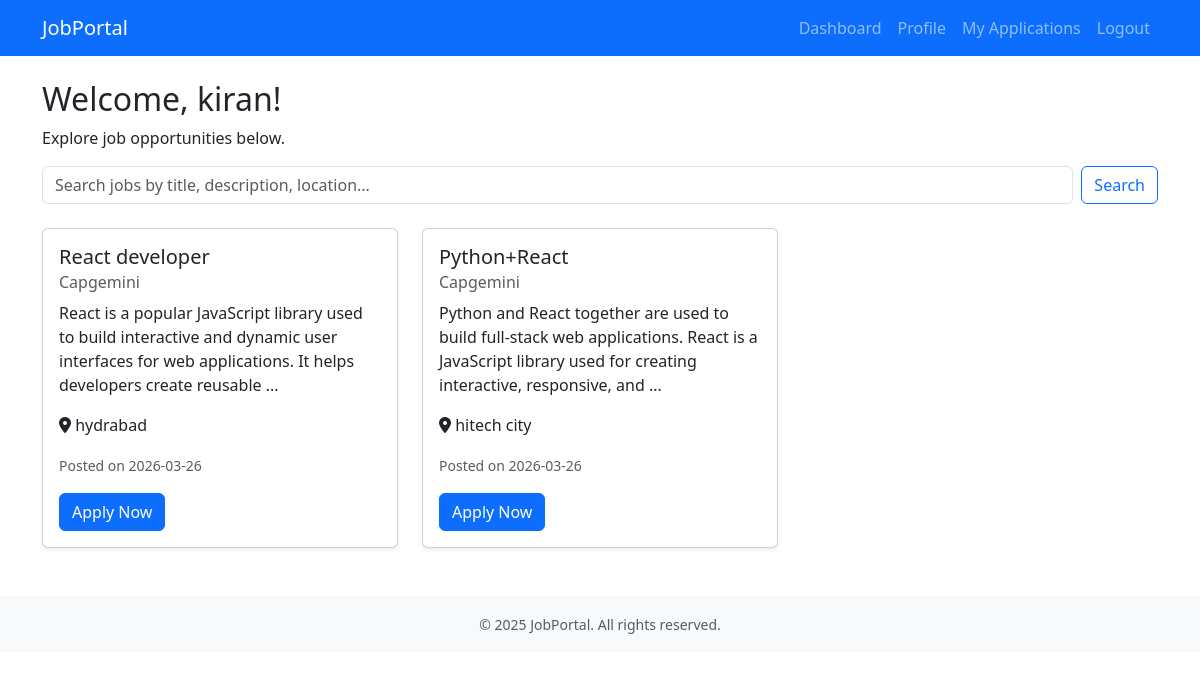
The app's page /candidate/dashboard (signed in) with its own data.
### app.py (models this page shows)
class Candidate(db.Model):
    id = db.Column(db.Integer, primary_key=True)
    user_id = db.Column(db.Integer, db.ForeignKey('user.id'), unique=True)
    full_name = db.Column(db.String(100), nullable=False)
    phone = db.Column(db.String(20))
    skills = db.Column(db.Text)
    resume_filename = db.Column(db.String(200))
    created_at = db.Column(db.DateTime, default=datetime.utcnow)
    applications = db.relationship('Application', backref='candidate', lazy=True)

class Job(db.Model):
    id = db.Column(db.Integer, primary_key=True)
    title = db.Column(db.String(100), nullable=False)
    description = db.Column(db.Text, nullable=False)
    location = db.Column(db.String(100))
    posted_date = db.Column(db.DateTime, default=datetime.utcnow)
    recruiter_id = db.Column(db.Integer, db.ForeignKey('recruiter.id'))
    applications = db.relationship('Application', backref='job', lazy=True)

class Recruiter(db.Model):
    id = db.Column(db.Integer, primary_key=True)
    user_id = db.Column(db.Integer, db.ForeignKey('user.id'), unique=True)
    company_name = db.Column(db.String(100), nullable=False)
    company_description = db.Column(db.Text)
    created_at = db.Column(db.DateTime, default=datetime.utcnow)
    jobs = db.relationship('Job', backref='recruiter', lazy=True)

### app.py (the view)
@app.route('/candidate/dashboard')
@login_required
@role_required('candidate')
def candidate_dashboard():
    candidate = current_user.candidate
    jobs = Job.query.order_by(Job.posted_date.desc()).all()
    applied_job_ids = [app.job_id for app in candidate.applications]
    return render_template(
        'candidate_dashboard.html',
        candidate=candidate,
        jobs=jobs,
        applied_job_ids=applied_job_ids
    )

### app.py (called while the page is built)
def role_required(role):
    def decorator(f):
        @wraps(f)
        def decorated_function(*args, **kwargs):
            if not current_user.is_authenticated or current_user.role != role:
                flash('Access denied.', 'danger')
                return redirect(url_for('dashboard'))
            return f(*args, **kwargs)
        return decorated_function
    return decorator

@login_manager.user_loader
def load_user(user_id):
    return db.session.get(User, int(user_id))

### templates/candidate_dashboard.html
{% extends "base.html" %}
{% block content %}
<div class="row">
    <div class="col-12">
        <h2>Welcome, {{ candidate.full_name }}!</h2>
        <p>Explore job opportunities below.</p>
        <form class="d-flex mb-4" action="{{ url_for('search_jobs') }}" method="GET">
            <input class="form-control me-2" type="search" name="q"
                placeholder="Search jobs by title, description, location..." aria-label="Search">
            <button class="btn btn-outline-primary" type="submit">Search</button>
        </form>
        <div class="row">
            {% for job in jobs %}
            <div class="col-md-6 col-lg-4 mb-4">
                <div class="card h-100 shadow-sm">
                    <div class="card-body">
                        <h5 class="card-title">{{ job.title }}</h5>
                        <h6 class="card-subtitle mb-2 text-muted">{{ job.recruiter.company_name }}</h6>
                        <p class="card-text">{{ job.description[:150] }}{% if job.description|length > 150 %}...{% endif
                            %}</p>
                        <p class="card-text"><i class="fas fa-map-marker-alt"></i> {{ job.location or 'Remote' }}</p>
                        <p class="card-text"><small class="text-muted">Posted on {{ job.posted_date.strftime('%Y-%m-%d')
                                }}</small></p>
                        {% if job.id in applied_job_ids %}
                        <button class="btn btn-secondary" disabled>Applied</button>
                        {% else %}
                        <form method="POST" action="{{ url_for('apply_job', job_id=job.id) }}">
                            <button type="submit" class="btn btn-primary">Apply Now</button>
                        </form>
                        {% endif %}
                    </div>
                </div>
            </div>
            {% else %}
            <div class="col-12">
                <div class="alert alert-info">No jobs found. Check back later!</div>
            </div>
            {% endfor %}
        </div>
    </div>
</div>
{% endblock %}

### records on screen
Candidate: full_name "kiran"
Job: title "React developer", recruiter.company_name "Capgemini", description "React is a popular JavaScript library used to build interactive and dynamic user interfaces for web applications. It helps developers create reusable", location "hydrabad", posted_date "2026-03-26"
Job: title "Python+React", recruiter.company_name "Capgemini", description "Python and React together are used to build full-stack web applications. React is a JavaScript library used for creating interactive, responsive, and", location "hitech city", posted_date "2026-03-26"
